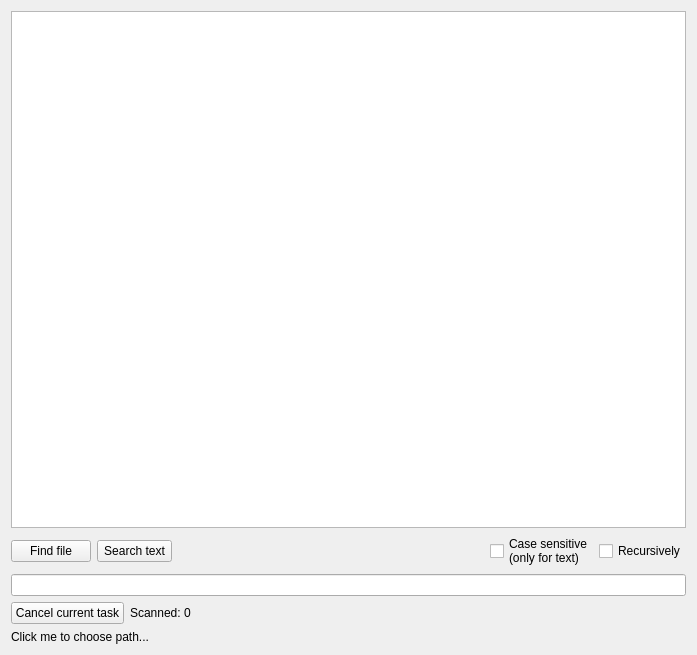
<?xml version="1.0" encoding="UTF-8"?>
<ui version="4.0">
 <class>MainScreen</class>
 <widget class="QWidget" name="MainScreen">
  <property name="geometry">
   <rect>
    <x>0</x>
    <y>0</y>
    <width>697</width>
    <height>655</height>
   </rect>
  </property>
  <property name="windowTitle">
   <string/>
  </property>
  <layout class="QGridLayout" name="gridLayout">
   <item row="0" column="0">
    <widget class="QTextBrowser" name="resultView">
     <property name="lineWrapMode">
      <enum>QTextEdit::NoWrap</enum>
     </property>
    </widget>
   </item>
   <item row="1" column="0">
    <layout class="QHBoxLayout" name="horizontalLayout">
     <item>
      <widget class="QPushButton" name="findButton">
       <property name="text">
        <string>Find file</string>
       </property>
      </widget>
     </item>
     <item>
      <widget class="QPushButton" name="searchButton">
       <property name="maximumSize">
        <size>
         <width>75</width>
         <height>16777215</height>
        </size>
       </property>
       <property name="text">
        <string>Search text</string>
       </property>
      </widget>
     </item>
     <item>
      <spacer name="horizontalSpacer">
       <property name="orientation">
        <enum>Qt::Horizontal</enum>
       </property>
       <property name="sizeHint" stdset="0">
        <size>
         <width>40</width>
         <height>20</height>
        </size>
       </property>
      </spacer>
     </item>
     <item>
      <widget class="QCheckBox" name="caseCheckBox">
       <property name="text">
        <string>Case sensitive
(only for text)</string>
       </property>
      </widget>
     </item>
     <item>
      <widget class="QCheckBox" name="recursiveCheckBox">
       <property name="text">
        <string>Recursively</string>
       </property>
      </widget>
     </item>
    </layout>
   </item>
   <item row="2" column="0">
    <widget class="QLineEdit" name="searchText"/>
   </item>
   <item row="3" column="0">
    <layout class="QHBoxLayout" name="inProgressLayout">
     <item>
      <widget class="QPushButton" name="cancelTask">
       <property name="text">
        <string>Cancel current task</string>
       </property>
      </widget>
     </item>
     <item>
      <widget class="QLabel" name="progress">
       <property name="text">
        <string>Scanned: 0</string>
       </property>
      </widget>
     </item>
     <item>
      <spacer name="horizontalSpacer_2">
       <property name="orientation">
        <enum>Qt::Horizontal</enum>
       </property>
       <property name="sizeHint" stdset="0">
        <size>
         <width>40</width>
         <height>20</height>
        </size>
       </property>
      </spacer>
     </item>
    </layout>
   </item>
   <item row="4" column="0">
    <widget class="QLabel" name="pathLabel">
     <property name="text">
      <string>Click me to choose path...</string>
     </property>
    </widget>
   </item>
  </layout>
 </widget>
 <layoutdefault spacing="6" margin="11"/>
 <resources/>
 <connections/>
</ui>
